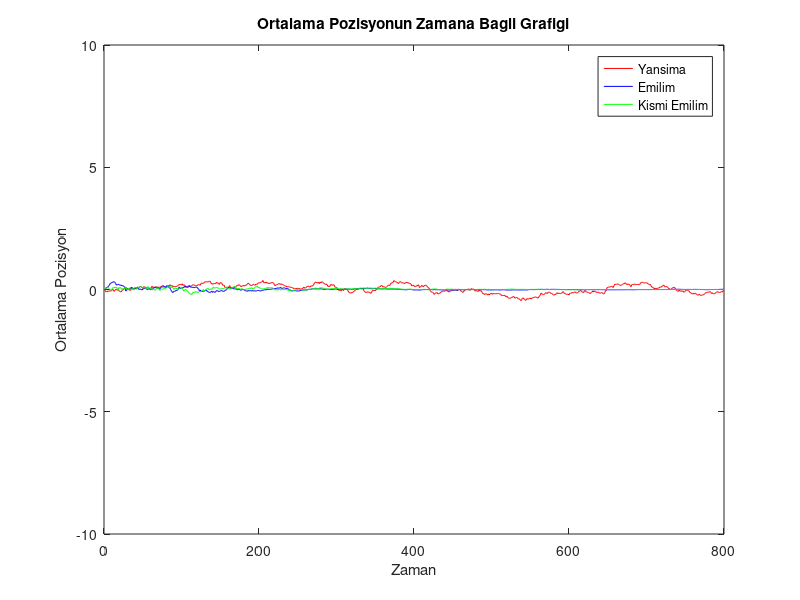
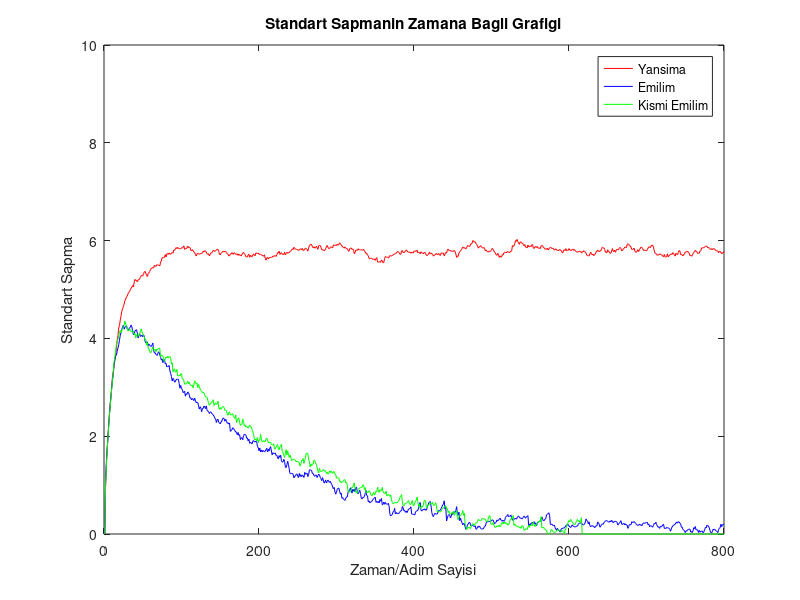
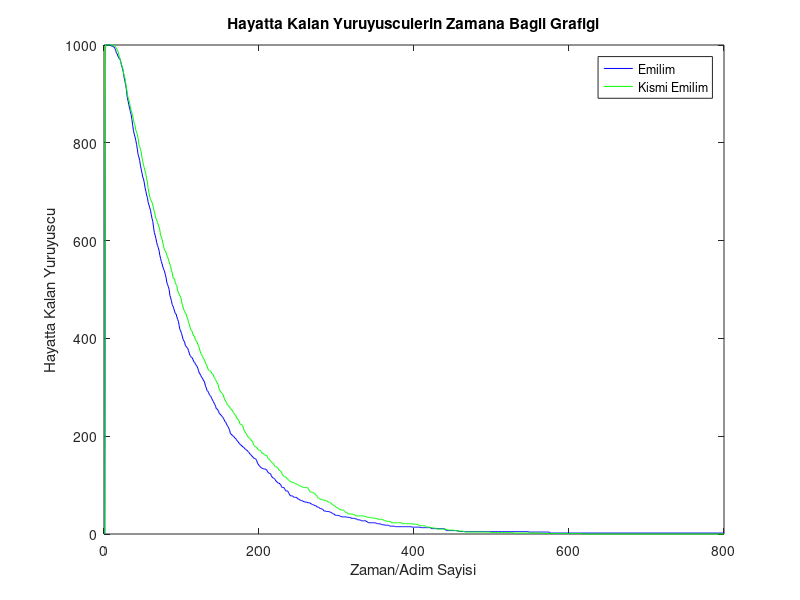

The MATLAB script that drew these images, in order:
tic
clc;
close all;
clear all;
walkers=1000;
N=800;
B=10;
p=0.2;
alive1=walkers;
alive2=walkers;
t=0;
tk=0;
esuresi=0;
kesuresi=0;
x=zeros(walkers,N);
y=zeros(walkers,N);
z=zeros(walkers,N);

%Yansima
for i=1:walkers
    for j=1:N
        if(j==N)
            break;
        end
        x(i,j+1)=x(i,j)+randn(1,1);
        if  x(i,j+1)>B
            x(i,j+1)=B-abs(B-x(i,j+1));
        else 
            x(i,j+1)=-B+abs(-B-x(i,j+1));
        end
    end
end
%Emilim
    for i=1:walkers
    for j=1:N
        if(j==N)
        break;
        end

        y(i,j+1)=y(i,j)+randn(1,1);
        if (y(i,j+1)>= B) || (y(i,j+1)<= -B)
        t=t+j+1;     
        break;
        end
    end 
    end
%Kismi Emilim
    for i=1:walkers
    for j=1:N
        if(j==N)
        break;
        end

        z(i,j+1)=z(i,j)+randn(1,1);
        if rand(1,1)<p
        if z(i,j+1)> B
        z(i,j+1)=B-abs(B-z(i,j+1));
        else
        z(i,j+1)=-B+abs(-B-z(i,j+1));
        end
        else
        if z(i,j+1)>= B || z(i,j+1)<= -B
        tk=tk+j+1;   
            break;
        end    
        end      
    end
end

esuresi=t/walkers;
kesuresi=tk/walkers;
fprintf('Ortalama emilme suresi: %f\n',esuresi)
fprintf('Ortalama kismi emilme suresi: %f\n',kesuresi)

figure;
average=sum(x,1)/walkers;
average2=sum(y,1)/walkers;
average3=sum(z)/walkers;
grid on
plot(1:N,average,'-r')
hold on
plot(1:N,average2,'-b')
hold on
plot(1:N,average3,'-g')
xlabel('Zaman')
ylabel('Ortalama Pozisyon')
title('Ortalama Pozisyonun Zamana Bagli Grafigi');
legend('Yansima','Emilim','Kismi Emilim')
axis([ 0 N -B B])
hold off

figure;
st1=std(x);
st2=std(y);
st3=std(z);
plot(1:N,st1,'-r')
hold on
plot(1:N,st2,'-b')
hold on
plot(1:N,st3,'-g')
xlabel ('Zaman/Adim Sayisi')
ylabel('Standart Sapma')
title('Standart Sapmanin Zamana Bagli Grafigi');
legend('Yansima','Emilim','Kismi Emilim')
axis([ 0 N 0 B])

figure;
a=y(:,1:N);
b=z(:,1:N);
alive1=sum(a~=0);
alive2=sum(b~=0);
plot(1:N,alive1,'-b')
hold on
plot(1:N,alive2,'-g')
xlabel ('Zaman/Adim Sayisi')
ylabel('Hayatta Kalan Yuruyuscu')
title('Hayatta Kalan Yuruyusculerin Zamana Bagli Grafigi');
legend('Emilim','Kismi Emilim')
toc